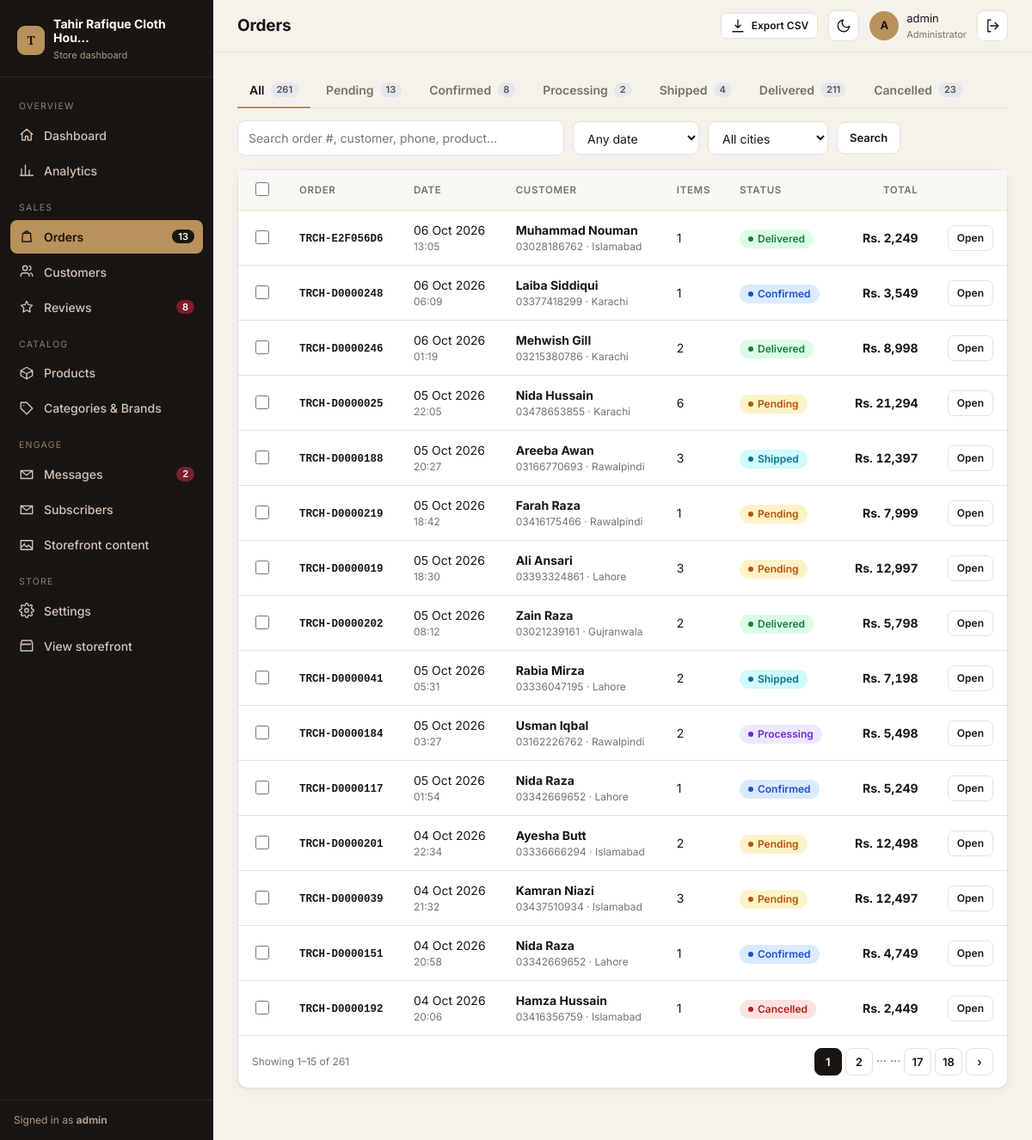
Screenshot of /dashboard/orders/ (signed in) with the database file from the repository.
### apps/core/models.py (models this page shows, shortened)
class SiteSettings(models.Model):
    store_name = models.CharField(max_length=150, default="Tahir Rafique Cloth House")
    tagline = models.CharField(max_length=200, default="Premium Fashion For Every Occasion")
    logo = models.ImageField(upload_to='site/', blank=True, null=True)
    favicon = models.ImageField(upload_to='site/', blank=True, null=True)
    whatsapp_number = models.CharField(
        max_length=20, default="032857948",
        help_text="Local Pakistani number, e.g. 032857948. Converted automatically for WhatsApp links."
    )
    support_phone = models.CharField(max_length=20, default="032857948")
    email = models.EmailField(default="info@tahirrafiqueclothhouse.com")
    address = models.CharField(max_length=255, default="Blue Area, Islamabad, Pakistan")
    facebook_url = models.URLField(blank=True, default="https://facebook.com")
    instagram_url = models.URLField(blank=True, default="https://instagram.com")
    tiktok_url = models.URLField(blank=True, default="https://tiktok.com")
    delivery_charges = models.DecimalField(max_digits=8, decimal_places=2, default=250,
                                            validators=[MinValueValidator(0)])
    free_delivery_threshold = models.DecimalField(max_digits=10, decimal_places=2, default=5000,
                                                    validators=[MinValueValidator(0)])
    currency_symbol = models.CharField(max_length=10, default="Rs.")
    announcement_text = models.CharField(
        max_length=255, blank=True,
        default="Free Delivery on Orders Above Rs. 5,000"
    )
    updated_at = models.DateTimeField(auto_now=True)
    class Meta:
        verbose_name = "Site Settings"
        verbose_name_plural = "Site Settings"
    @classmethod
    def load(cls):
        obj, _ = cls.objects.get_or_create(pk=1)
        return obj

### apps/orders/models.py (models this page shows, shortened)
class Order(models.Model):
    STATUS_PENDING = 'pending'
    STATUS_CONFIRMED = 'confirmed'
    STATUS_PROCESSING = 'processing'
    STATUS_SHIPPED = 'shipped'
    STATUS_DELIVERED = 'delivered'
    STATUS_CANCELLED = 'cancelled'
    STATUS_CHOICES = [
        (STATUS_PENDING, 'Pending'),
        (STATUS_CONFIRMED, 'Confirmed'),
        (STATUS_PROCESSING, 'Processing'),
        (STATUS_SHIPPED, 'Shipped'),
        (STATUS_DELIVERED, 'Delivered'),
        (STATUS_CANCELLED, 'Cancelled'),
    ]
    order_number = models.CharField(max_length=20, unique=True, blank=True)
    customer = models.ForeignKey(User, null=True, blank=True, related_name='orders',
                                  on_delete=models.SET_NULL)
    full_name = models.CharField(max_length=150)
    phone = models.CharField(max_length=20)
    whatsapp = models.CharField(max_length=20, blank=True)
    email = models.EmailField(blank=True)
    city = models.CharField(max_length=100)
    area = models.CharField(max_length=150, blank=True)
    address = models.TextField()
    postal_code = models.CharField(max_length=20, blank=True)
    notes = models.TextField(blank=True)
    subtotal = models.DecimalField(max_digits=10, decimal_places=2, default=0)
    discount = models.DecimalField(max_digits=10, decimal_places=2, default=0)
    delivery_charges = models.DecimalField(max_digits=10, decimal_places=2, default=0)
    total = models.DecimalField(max_digits=10, decimal_places=2, default=0)
    status = models.CharField(max_length=20, choices=STATUS_CHOICES, default=STATUS_PENDING)
    created_at = models.DateTimeField(auto_now_add=True)
    updated_at = models.DateTimeField(auto_now=True)
    class Meta:
        ordering = ['-created_at']

### apps/dashboard/views_orders.py (the view, shortened to what this page needs)
# urls.py: path('orders/', vo.orders_list, name='orders'),
@staff_required
def orders_list(request):
    qs, status, q, period, city, sort = _filtered_orders(request)
    counts = {r['status']: r['n'] for r in Order.objects.values('status').annotate(n=Count('id'))}
    tabs = [{'key': '', 'label': 'All', 'count': sum(counts.values())}] + [
        {'key': k, 'label': l, 'count': counts.get(k, 0)} for k, l in Order.STATUS_CHOICES]
    ctx = {
        'orders': paginate(request, qs, 15), 'status': status, 'q': q, 'period': period, 'city': city,
        'sort': sort, 'tabs': tabs, 'status_choices': Order.STATUS_CHOICES,
        'cities': Order.objects.order_by('city').values_list('city', flat=True).distinct(),
        'result_count': qs.count(), 'page': 'orders',
    }
    return render(request, 'dashboard/orders_list.html', ctx)

### apps/cart/context_processors.py (called while the page is built)
def cart(request):
    return {'cart': Cart(request)}

### apps/core/context_processors.py (called while the page is built)
def site_settings(request):
    settings_obj = SiteSettings.load()
    announcement = PromoBanner.objects.filter(active=True).first()
    return {
        'site_settings': settings_obj,
        'announcement_banner': announcement,
    }

### apps/dashboard/context.py (called while the page is built)
def dashboard_counts(request):
    if not request.path.startswith('/dashboard/') or not request.user.is_authenticated:
        return {}
    return {
        'nav_pending_orders': Order.objects.filter(status=Order.STATUS_PENDING).count(),
        'nav_unread_messages': ContactMessage.objects.filter(is_read=False).count(),
        'nav_pending_reviews': Review.objects.filter(approved=False).count(),
    }

### apps/dashboard/helpers.py (called while the page is built)
def paginate(request, items, per_page=20):
    paginator = Paginator(items, per_page)
    return paginator.get_page(request.GET.get('page'))

### apps/dashboard/templatetags/dash_extras.py (called while the page is built)
@register.filter
def money(value):
    try:
        return f"{settings.CURRENCY_SYMBOL} {float(value):,.0f}"
    except (TypeError, ValueError):
        return f"{settings.CURRENCY_SYMBOL} 0"

@register.filter
def status_color(status):
    return STATUS_COLORS.get(status, 'gray')

@register.simple_tag(takes_context=True)
def qs_replace(context, **kwargs):
    params = context['request'].GET.copy()
    for k, v in kwargs.items():
        if v in (None, ''):
            params.pop(k, None)
        else:
            params[k] = v
    return params.urlencode()

@register.simple_tag
def icon(name):
    from django.utils.safestring import mark_safe
    return mark_safe(f'<svg class="i" viewBox="0 0 24 24">{ICONS.get(name, "")}</svg>')

### templates/dashboard/orders_list.html (shortened to what this page needs)
{% extends 'dashboard/base.html' %}{% load dash_extras %}
{% block title %}Orders{% endblock %}{% block heading %}Orders{% endblock %}
{% block topbar_actions %}<a class="btn sm" href="?{% qs_replace export='csv' page='' %}">{% icon 'download' %}Export CSV</a>{% endblock %}
{% block content %}
<div class="tabs">{% for t in tabs %}<a href="?{% qs_replace status=t.key page='' %}" class="{% if status == t.key %}on{% endif %}">{{ t.label }}<span class="n">{{ t.count }}</span></a>{% endfor %}</div>
<form class="filters" method="get">
  <input class="input search" name="q" value="{{ q }}" placeholder="Search order #, customer, phone, product…">
  <select class="input" name="period" data-autosubmit><option value="">Any date</option>
    <option value="30" {% if period == '30' %}selected{% endif %}>Last 30 days</option><option value="90" {% if period == '90' %}selected{% endif %}>Last 90 days</option></select>
  <select class="input" name="city" data-autosubmit><option value="">All cities</option>{% for c in cities %}<option {% if c == city %}selected{% endif %}>{{ c }}</option>{% endfor %}</select>
  <button class="btn">Search</button>
</form>
<div class="card" data-bulk>
  <form method="post" action="{% url 'dashboard:orders_bulk' %}">{% csrf_token %}<input type="hidden" name="next" value="{{ request.get_full_path }}">
  <div class="tbl-wrap"><table class="tbl"><thead><tr>
    <th style="width:36px"><input type="checkbox" class="check" data-check-all></th><th>Order</th>
    <th><a href="?{% qs_replace sort=sort|yesno:'-created_at,created_at' %}">Date</a></th><th>Customer</th><th>Items</th><th>Status</th>
    <th class="num"><a href="?{% if sort == '-total' %}{% qs_replace sort='total' %}{% else %}{% qs_replace sort='-total' %}{% endif %}">Total</a></th><th></th></tr></thead><tbody>
  {% for o in orders %}<tr>
    <td><input type="checkbox" class="check" name="ids" value="{{ o.pk }}" data-row-check></td>
    <td><a href="{% url 'dashboard:order_detail' o.pk %}" class="mono"><b>{{ o.order_number }}</b></a></td>
    <td>{{ o.created_at|date:"d M Y" }}<div class="muted small">{{ o.created_at|time:"H:i" }}</div></td>
    <td><b>{{ o.full_name }}</b><div class="muted small">{{ o.phone }} · {{ o.city }}</div></td>
    <td>{{ o.item_count|default:0 }}</td>
    <td><span class="pill {{ o.status|status_color }}">{{ o.get_status_display }}</span></td>
    <td class="num"><b>{{ o.total|money }}</b></td>
    <td class="num"><a class="btn sm" href="{% url 'dashboard:order_detail' o.pk %}">Open</a></td></tr>
  {% empty %}<tr><td colspan="8"><div class="empty"><b>No orders found</b>Try changing the filters.</div></td></tr>{% endfor %}
  </tbody></table></div></form>
  {% include 'dashboard/_pager.html' with page_obj=orders %}
</div>
{% endblock %}

### templates/dashboard/base.html (shortened to what this page needs)
{% load static dash_extras %}<!DOCTYPE html>
<html lang="en">
<head>
<link rel="stylesheet" href="{% static 'dashboard/dashboard.css' %}">
</head>
<body>
<div class="shell">
  <aside class="sidebar">
    <div class="brand"><div class="brand-mark">T</div><div><b>{{ site_settings.store_name|truncatechars:24 }}</b><small>Store dashboard</small></div></div>
    <nav class="nav">
      <div class="nav-label">Overview</div>
      <a href="{% url 'dashboard:overview' %}" class="{% if page == 'overview' %}active{% endif %}">{% icon 'home' %}Dashboard</a>
      <a href="{% url 'dashboard:analytics' %}" class="{% if page == 'analytics' %}active{% endif %}">{% icon 'chart' %}Analytics</a>
      <div class="nav-label">Sales</div>
      <a href="{% url 'dashboard:orders' %}" class="{% if page == 'orders' %}active{% endif %}">{% icon 'bag' %}Orders{% if nav_pending_orders %}<span class="badge">{{ nav_pending_orders }}</span>{% endif %}</a>
      <a href="{% url 'dashboard:customers' %}" class="{% if page == 'customers' %}active{% endif %}">{% icon 'users' %}Customers</a>
      <a href="{% url 'dashboard:reviews' %}" class="{% if page == 'reviews' %}active{% endif %}">{% icon 'star' %}Reviews{% if nav_pending_reviews %}<span class="badge">{{ nav_pending_reviews }}</span>{% endif %}</a>
      <div class="nav-label">Catalog</div>
      <a href="{% url 'dashboard:products' %}" class="{% if page == 'products' %}active{% endif %}">{% icon 'box' %}Products</a>
      <a href="{% url 'dashboard:crud_list' 'categories' %}" class="{% if page == 'catalog' %}active{% endif %}">{% icon 'tag' %}Categories &amp; Brands</a>
      <div class="nav-label">Engage</div>
      <a href="{% url 'dashboard:messages' %}" class="{% if page == 'messages' %}active{% endif %}">{% icon 'mail' %}Messages{% if nav_unread_messages %}<span class="badge">{{ nav_unread_messages }}</span>{% endif %}</a>
      <a href="{% url 'dashboard:subscribers' %}" class="{% if page == 'subscribers' %}active{% endif %}">{% icon 'mail' %}Subscribers</a>
      <a href="{% url 'dashboard:crud_list' 'hero' %}" class="{% if page == 'content' %}active{% endif %}">{% icon 'image' %}Storefront content</a>
      <div class="nav-label">Store</div>
      <a href="{% url 'dashboard:settings' %}" class="{% if page == 'settings' %}active{% endif %}">{% icon 'cog' %}Settings</a>
      <a href="{% url 'pages:home' %}" target="_blank">{% icon 'store' %}View storefront</a>
    </nav>
    <div class="side-foot">Signed in as <b>{{ request.user.username }}</b></div>
  </aside>
  <div class="main">
    <header class="topbar">
      <h1>{% block heading %}{% endblock %}</h1>
      {% block topbar_actions %}{% endblock %}
      <button class="iconbtn" data-action="theme" title="Toggle dark mode">{% icon 'moon' %}</button>
      <div class="userbox"><div class="avatar">{{ request.user.username|slice:":1"|upper }}</div><div>{{ request.user.get_full_name|default:request.user.username }}<small>Administrator</small></div></div>
      <form method="post" action="{% url 'dashboard:logout' %}">{% csrf_token %}<button class="iconbtn" title="Sign out">{% icon 'out' %}</button></form>
    </header>
    <div class="content">
      {% block content %}{% endblock %}
    </div>
  </div>
</div>
</body>
</html>

### rows the page displays
SiteSettings: store_name "Tahir Rafique Cloth Hou…"
Order: order_number "TRCH-E2F056D6", created_at "06 Oct 2026", created_at "13:05", full_name "Muhammad Nouman", phone "03028186762", city "Islamabad", item_count "1", status "Delivered", total "Rs. 2,249"
Order: order_number "TRCH-D0000248", created_at "06 Oct 2026", created_at "06:09", full_name "Laiba Siddiqui", phone "03377418299", city "Karachi", item_count "1", status "Confirmed", total "Rs. 3,549"
Order: order_number "TRCH-D0000246", created_at "06 Oct 2026", created_at "01:19", full_name "Mehwish Gill", phone "03215380786", city "Karachi", item_count "2", status "Delivered", total "Rs. 8,998"
Order: order_number "TRCH-D0000025", created_at "05 Oct 2026", created_at "22:05", full_name "Nida Hussain", phone "03478653855", city "Karachi", item_count "6", status "Pending", total "Rs. 21,294"
Order: order_number "TRCH-D0000188", created_at "05 Oct 2026", created_at "20:27", full_name "Areeba Awan", phone "03166770693", city "Rawalpindi", item_count "3", status "Shipped", total "Rs. 12,397"
Order: order_number "TRCH-D0000219", created_at "05 Oct 2026", created_at "18:42", full_name "Farah Raza", phone "03416175466", city "Rawalpindi", item_count "1", status "Pending", total "Rs. 7,999"
Order: order_number "TRCH-D0000019", created_at "05 Oct 2026", created_at "18:30", full_name "Ali Ansari", phone "03393324861", city "Lahore", item_count "3", status "Pending", total "Rs. 12,997"
Order: order_number "TRCH-D0000202", created_at "05 Oct 2026", created_at "08:12", full_name "Zain Raza", phone "03021239161", city "Gujranwala", item_count "2", status "Delivered", total "Rs. 5,798"
Order: order_number "TRCH-D0000041", created_at "05 Oct 2026", created_at "05:31", full_name "Rabia Mirza", phone "03336047195", city "Lahore", item_count "2", status "Shipped", total "Rs. 7,198"
Order: order_number "TRCH-D0000184", created_at "05 Oct 2026", created_at "03:27", full_name "Usman Iqbal", phone "03162226762", city "Rawalpindi", item_count "2", status "Processing", total "Rs. 5,498"
Order: order_number "TRCH-D0000117", created_at "05 Oct 2026", created_at "01:54", full_name "Nida Raza", phone "03342669652", city "Lahore", item_count "1", status "Confirmed", total "Rs. 5,249"
Order: order_number "TRCH-D0000201", created_at "04 Oct 2026", created_at "22:34", full_name "Ayesha Butt", phone "03336666294", city "Islamabad", item_count "2", status "Pending", total "Rs. 12,498"
Order: order_number "TRCH-D0000039", created_at "04 Oct 2026", created_at "21:32", full_name "Kamran Niazi", phone "03437510934", city "Islamabad", item_count "3", status "Pending", total "Rs. 12,497"
Order: order_number "TRCH-D0000151", created_at "04 Oct 2026", created_at "20:58", full_name "Nida Raza", phone "03342669652", city "Lahore", item_count "1", status "Confirmed", total "Rs. 4,749"
Order: order_number "TRCH-D0000192", created_at "04 Oct 2026", created_at "20:06", full_name "Hamza Hussain", phone "03416356759", city "Islamabad", item_count "1", status "Cancelled", total "Rs. 2,449"

### other values shown
{{ nav_pending_orders }} "13"
{{ nav_pending_reviews }} "8"
{{ nav_unread_messages }} "2"
{{ request.user.username }} "admin"
{{ request.user.username|slice:":1"|upper }} "A"
{{ request.user.get_full_name|default:request.user.username }} "admin"
{{ t.label }} "All" "Pending" "Confirmed" "Processing" "Shipped" "Delivered" "Cancelled"
{{ t.count }} "261" "13" "8" "2" "4" "211" "23"
{{ page_obj.start_index }} "1"
{{ page_obj.end_index }} "15"
{{ page_obj.paginator.count }} "261"
{{ n }} "1"
{{ n }} "2" "17" "18"
